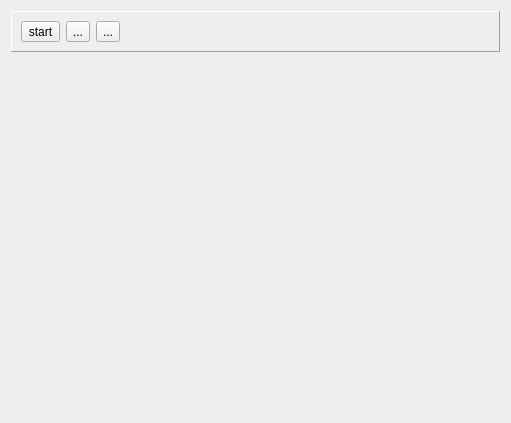
<?xml version="1.0" encoding="UTF-8"?>
<ui version="4.0">
 <class>DMedia</class>
 <widget class="QFrame" name="DMedia">
  <property name="geometry">
   <rect>
    <x>0</x>
    <y>0</y>
    <width>511</width>
    <height>423</height>
   </rect>
  </property>
  <property name="windowTitle">
   <string>Frame</string>
  </property>
  <property name="frameShape">
   <enum>QFrame::NoFrame</enum>
  </property>
  <property name="frameShadow">
   <enum>QFrame::Raised</enum>
  </property>
  <layout class="QVBoxLayout" name="verticalLayout">
   <item>
    <widget class="QFrame" name="toolBar">
     <property name="sizePolicy">
      <sizepolicy hsizetype="Preferred" vsizetype="Fixed">
       <horstretch>0</horstretch>
       <verstretch>0</verstretch>
      </sizepolicy>
     </property>
     <property name="frameShape">
      <enum>QFrame::Panel</enum>
     </property>
     <property name="frameShadow">
      <enum>QFrame::Raised</enum>
     </property>
     <layout class="QHBoxLayout" name="horizontalLayout">
      <item>
       <widget class="QToolButton" name="start">
        <property name="text">
         <string>start</string>
        </property>
       </widget>
      </item>
      <item>
       <widget class="QToolButton" name="toolButton_2">
        <property name="text">
         <string>...</string>
        </property>
       </widget>
      </item>
      <item>
       <widget class="QToolButton" name="toolButton_3">
        <property name="text">
         <string>...</string>
        </property>
       </widget>
      </item>
      <item>
       <spacer name="horizontalSpacer">
        <property name="orientation">
         <enum>Qt::Horizontal</enum>
        </property>
        <property name="sizeHint" stdset="0">
         <size>
          <width>40</width>
          <height>20</height>
         </size>
        </property>
       </spacer>
      </item>
     </layout>
    </widget>
   </item>
   <item>
    <spacer name="verticalSpacer">
     <property name="orientation">
      <enum>Qt::Vertical</enum>
     </property>
     <property name="sizeHint" stdset="0">
      <size>
       <width>20</width>
       <height>40</height>
      </size>
     </property>
    </spacer>
   </item>
  </layout>
 </widget>
 <resources/>
 <connections/>
</ui>
